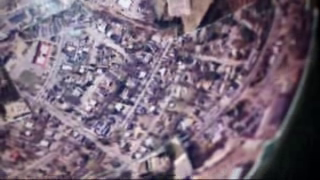
#> input picture frame 14 of VideoSequence.avi, 320 x 180 px
$ python images.py
#> lines starting #> are read from the running program, lines starting #| are printed output that depends on the picture
import numpy as np
import cv2


def main():

    imgG = cv2.imread('LennaComputerVision.png', 0)

    cv2.imwrite("LennaGrey.png", imgG)


    cap = cv2.VideoCapture("VideoSequence.avi")


    fourcc = cv2.VideoWriter_fourcc(*'DIVX')

    out = cv2.VideoWriter('man.avi', fourcc, 20.0, (int(cap.get(3)), int(cap.get(4))))


    i = 100

    while(cap.isOpened() and i >= 0):
        ret, frame = cap.read()
#> frame is the input picture: shape (180, 320, 3); mean B, G, R 119.6, 103.2, 119.3

        if ret:
            frame = cv2.flip(frame, 0)
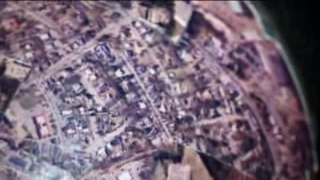
#> frame: shape (180, 320, 3); mean B, G, R 119.6, 103.2, 119.3

            out.write(frame)
        i -= 1

    cap.release()
    out.release()


main()

$ run again, starting later in the video
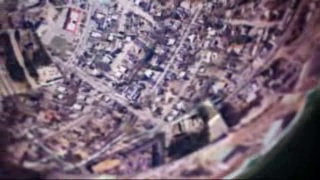
#> input picture frame 63 of VideoSequence.avi, 320 x 180 px
#> in main, frame is the input picture: shape (180, 320, 3); mean B, G, R 117.6, 102, 119.8
#> in main, `frame = cv2.flip(frame, 0)`:
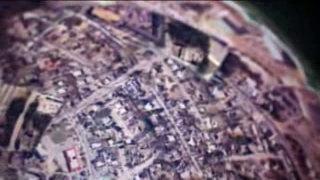
#> frame: shape (180, 320, 3); mean B, G, R 117.6, 102, 119.8

$ run again, starting later in the video
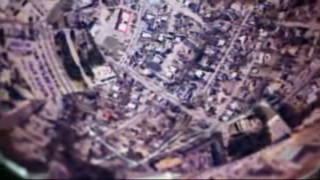
#> input picture frame 112 of VideoSequence.avi, 320 x 180 px
#> in main, frame is the input picture: shape (180, 320, 3); mean B, G, R 115.6, 96.9, 116.5
#> in main, `frame = cv2.flip(frame, 0)`:
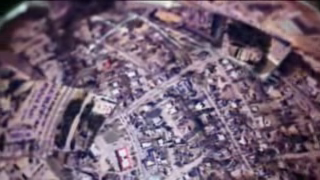
#> frame: shape (180, 320, 3); mean B, G, R 115.6, 96.9, 116.5
